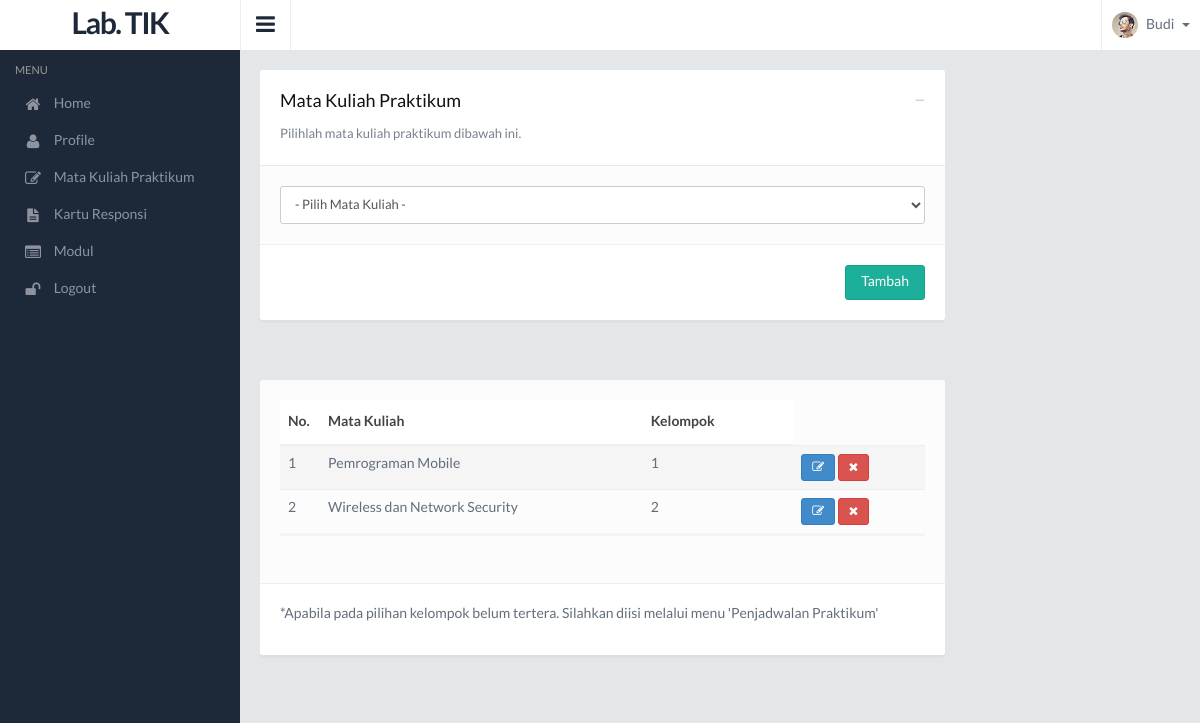
The app's page /mhs/mata-kuliah.php (signed in) with its own data.
### tables this page shows
CREATE TABLE IF NOT EXISTS `tb_mahasiswa` (
  `id_mhs` int(5) NOT NULL AUTO_INCREMENT,
  `nama_mhs` varchar(100) NOT NULL,
  `nim_mhs` varchar(20) NOT NULL,
  `username_mhs` varchar(100) NOT NULL,
  `password_mhs` varchar(100) NOT NULL,
  `ttl_mhs` varchar(100) NOT NULL,
  `email_mhs` varchar(100) NOT NULL,
  `notelp_mhs` varchar(14) NOT NULL,
  `angkatan_mhs` varchar(5) NOT NULL,
  `alamat_mhs` text NOT NULL,
  PRIMARY KEY (`id_mhs`)
);

CREATE TABLE IF NOT EXISTS `tb_praktikum` (
  `id_praktikum` int(7) NOT NULL AUTO_INCREMENT,
  `nim_praktikum` varchar(15) NOT NULL,
  `matkul_praktikum` varchar(100) NOT NULL,
  `kelompok_praktikum` varchar(5) NOT NULL,
  `nilai_1` varchar(4) NOT NULL,
  `nilai_2` varchar(4) NOT NULL,
  `nilai_3` varchar(4) NOT NULL,
  `nilai_4` varchar(4) NOT NULL,
  `nilai_5` varchar(4) NOT NULL,
  `nilai_6` varchar(4) NOT NULL,
  `nilai_7` varchar(4) NOT NULL,
  `nilai_8` varchar(4) NOT NULL,
  `nilai_9` varchar(4) NOT NULL,
  `nilai_10` varchar(4) NOT NULL,
  `nilai_hasil` varchar(4) NOT NULL,
  `periode` varchar(10) NOT NULL,
  PRIMARY KEY (`id_praktikum`)
);

### mhs/mata-kuliah.php (the view, shortened to what this page needs)
  <?php
  $id = $_SESSION['idmhs'];
    list($nama, $nim, $username, $ttl, $email, $notelp, $angkatan, $alamat)
    = mysql_fetch_row(mysql_query("SELECT nama_mhs, nim_mhs, username_mhs, ttl_mhs, email_mhs, notelp_mhs, angkatan_mhs, alamat_mhs
      FROM tb_mahasiswa WHERE id_mhs ='$id' "));
?>
<!DOCTYPE html>
<html lang="en">
<head>
  <link href="../lib/css/style.default.css" rel="stylesheet">
  <link href="../lib/css/fullcalendar.css" rel="stylesheet">
</head>
<body>
<section>
  <div class="leftpanel">
    <div class="logopanel">
       <center> <h1>Lab. TIK</h1> </center>
    </div>
    <div class="leftpanelinner">
        <?php
          include 'menu.php';
        ?>
    </div>
  </div>
  <div class="mainpanel">
    <div class="headerbar">
      <a class="menutoggle"><i class="fa fa-bars"></i></a>
      <div class="header-right">
        <ul class="headermenu">
          <li>
            <div class="btn-group">
              <button type="button" class="btn btn-default dropdown-toggle" data-toggle="dropdown">
                <img src="../lib/images/photos/loggeduser.png" alt="" />
                <?php echo $nama;?>
                <span class="caret"></span>
              </button>
            </div>
          </li>
        </ul>
      </div>
    </div>
    <div class="contentpanel">
       <div class="row">
        <div class="col-sm-8 col-md-9">
          <div class="panel panel-default">
            <div class="panel-heading">
              <div class="panel-btns">
                <a href="#" class="minimize">&minus;</a>
              </div>
              <h4 class="panel-title">Mata Kuliah Praktikum</h4>
              <p>Pilihlah mata kuliah praktikum dibawah ini.</p>
            </div>
            <div class="panel-body">
            <form method="post" action="mata-kuliah-proses.php?id=<?php echo $nim;?>&act=tambah">
              <select class="form-control" name="matkul" required>
                <option value="">- Pilih Mata Kuliah -</option>
              </select>
            </div>
            <div class="panel-footer">
              <button class="btn btn-success pull-right">Tambah</button>
            </div>
          </div>
        </div>
        <div class="col-sm-4 col-md-3">
        </div>
      </div>
    </div>
    <div class="contentpanel">
       <div class="row">
        <div class="col-sm-8 col-md-9">
          <div class="panel panel-default">
            <div class="panel-body">
               <div class="table-responsive">
                  <table class="table table-striped mb30">
                    <thead>
                      <tr>
                        <th width="40">No.</th>
                        <th>Mata Kuliah</th>
                        <th>Kelompok</th>
                        <th></th>
                      </tr>
                    </thead>
                    <tbody>
                      <?php
                      $o = mysql_query("SELECT * FROM tb_praktikum WHERE nim_praktikum='$nim'");
                      $no=1;
                      while ($p = mysql_fetch_assoc($o)) {
                        ?>
                        <tr>
                          <td><?=$no ?></td>
                          <td><?=$p['matkul_praktikum']?></td>
                          <td><?=$p['kelompok_praktikum']?></td>
                          <td></td>
                          <td>
                            <a href="mata-kuliah-edit.php?idp=<?=$p['id_praktikum']?>">
                                <button class="btn btn-primary btn-xs">
                                  <li class="fa fa-edit"></li>
                                </button>
                              </a>
                            <a href="mata-kuliah-proses.php?id=<?=$p['id_praktikum']?>&act=hapus">
                              <button class="btn btn-danger btn-xs">
                                <li class="fa fa-times"></li>
                              </button>
                            </a>
                          </td>
                        </tr>
                        <?php
                          $no++;
                          }
                        ?>
                      </tbody>
                    </table>
                  </div>
              </div>
            <div class="panel-footer">
              <p>*Apabila pada pilihan kelompok belum tertera. Silahkan diisi melalui menu 'Penjadwalan Praktikum'</p>
            </div>
        </div>
        <div class="col-sm-4 col-md-3">
        </div>
      </div>
    </div>
  </div>
</section>
</body>
</html>

### records on screen
tb_mahasiswa: nama_mhs "Budi"
tb_praktikum: matkul_praktikum "Pemrograman Mobile", kelompok_praktikum "1"
tb_praktikum: matkul_praktikum "Wireless dan Network Security", kelompok_praktikum "2"
